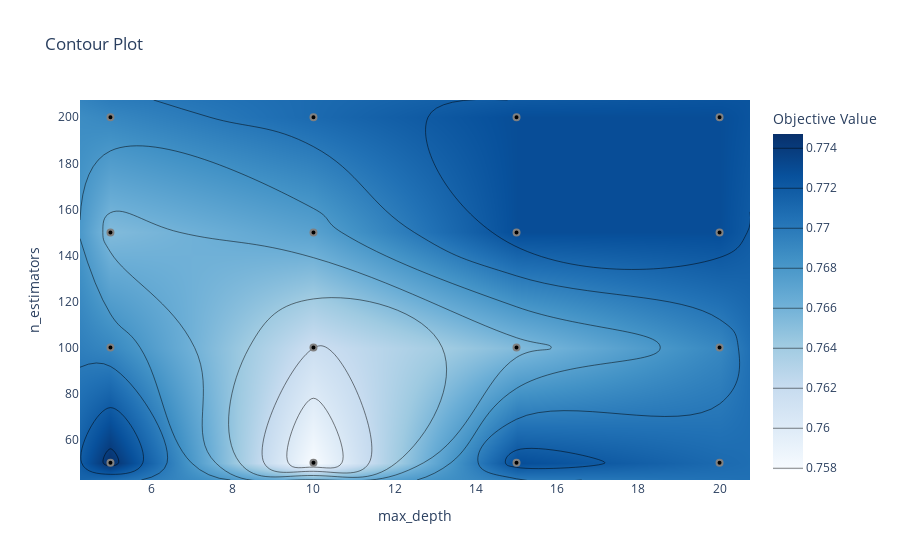

The code cell stored with this chart in its notebook:
### Code cell
# where color density is high
# there we will the right value
plot_contour(study).show()

### Figure 1 — Plotly figure (JSON) as saved in the notebook; plotly's stock layout.template omitted (floating-point values rounded to 4 significant figures)
{"data": [{"colorbar": {"title": {"text": "Objective Value"}}, "colorscale": [[0, "rgb(247,251,255)"], [0.125, "rgb(222,235,247)"], [0.25, "rgb(198,219,239)"], [0.375, "rgb(158,202,225)"], [0.5, "rgb(107,174,214)"], [0.625, "rgb(66,146,198)"], [0.75, "rgb(33,113,181)"], [0.875, "rgb(8,81,156)"], [1, "rgb(8,48,107)"]], "connectgaps": true, "contours": {"coloring": "heatmap"}, "hoverinfo": "none", "line": {"smoothing": 1.3}, "reversescale": false, "type": "contour", "x": [4.25, 5, 10, 15, 20, 20.75], "y": [42.5, 50, 100, 150, 200, 207.5], "z": [[NaN, NaN, NaN, NaN, NaN, NaN], [NaN, 0.7747, 0.7579, 0.7728, 0.7709, NaN], [NaN, 0.7691, 0.7616, 0.7654, 0.7691, NaN], [NaN, 0.7654, 0.7672, 0.7728, 0.7728, NaN], [NaN, 0.7691, 0.7709, 0.7728, 0.7728, NaN], [NaN, NaN, NaN, NaN, NaN, NaN]]}, {"marker": {"color": "black", "line": {"color": "Gray", "width": 2}}, "mode": "markers", "name": "Feasible Trial", "showlegend": false, "type": "scatter", "x": [5, 10, 15, 15, 20, 10, 5, 20, 15, 10, 20, 15, 5, 5, 10, 20], "y": [100, 150, 50, 100, 100, 50, 150, 150, 150, 200, 200, 200, 200, 50, 100, 50]}, {"marker": {"color": "#cccccc", "line": {"color": "Gray", "width": 2}}, "mode": "markers", "name": "Infeasible Trial", "showlegend": false, "type": "scatter", "x": [], "y": []}], "layout": {"title": {"text": "Contour Plot"}, "xaxis": {"range": [4.25, 20.75], "title": {"text": "max_depth"}}, "yaxis": {"range": [42.5, 207.5], "title": {"text": "n_estimators"}}}}
